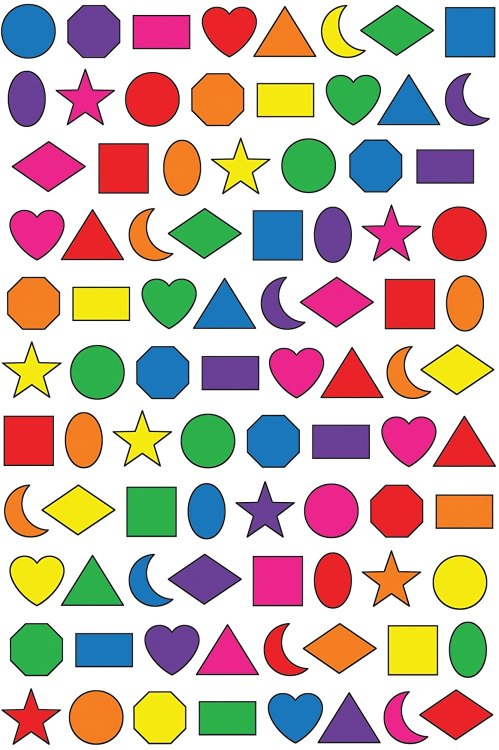
#> input picture res/shapes2.jpg, 998 x 1500 px (shown at 1/2 size)
$ python shapeDetection.py
#> lines starting #> are read from the running program, lines starting #| are printed output that depends on the picture; after the words box and inside, x2 and y2 are one past the last pixel; in counts of white or black regions, pixels touching at a corner belong together
import cv2
import numpy as np

def stackImages(scale, imgArray):
    rows = len(imgArray)
    cols = len(imgArray[0])
    rowsAvaliable = isinstance(imgArray[0], list)
    width = imgArray[0][0].shape[1]
    height = imgArray[0][0].shape[0]
    if rowsAvaliable:
        for x in range (0, rows):
            for y in range (0, cols):
                if imgArray[x][y].shape[:2] == imgArray[0][0].shape[:2]:
                    imgArray[x][y] = cv2.resize(imgArray[x][y], (0, 0), None, None)
                else:
                    imgArray[x][y] = cv2.resize(imgArray[x][y], (imgArray[0][0]))
                if len(imgArray[x][y].shape) == 2: imgArray[x][y] = cv2.cvtColor()


def getContours(img):
    contours, hierarchy = cv2.findContours(img, cv2.RETR_EXTERNAL, cv2.CHAIN_APPROX_NONE)
    for cnt in contours:
        area = cv2.contourArea(cnt)
        # print(area)
        if area > 400:
            cv2.drawContours(imgContour, cnt, -1, (255, 0, 0), 1)
            per = cv2.arcLength(cnt, True)
            # print(per)
            approx = cv2.approxPolyDP(cnt, 0.05 * per, True)
            print(len(approx))
            objCorners = len(approx)
            x, y, w, h = cv2.boundingRect(approx)

            if objCorners == 3:
                ObjectType = "Tri"
            elif objCorners == 4:
                aspRatio = w/float(h)
                if aspRatio > 0.95 and aspRatio < 1.5:
                    ObjectType = "Square"
                else:
                    ObjectType = "Rectangle"
            elif objCorners > 4:
                ObjectType =  "Circle"
            else:
                ObjectType = "None"


            cv2.rectangle(imgContour, (x, y), (x+w, y+h), (0, 255, 0), 2)
            cv2.putText(imgContour, ObjectType,
                        (x+(w//2) - 10, y+(h//2) - 10), cv2.FONT_HERSHEY_COMPLEX, 0.3, (0, 0, 0), 1)


img = cv2.imread("./res/shapes2.jpg")
#> img is the input picture: shape (1500, 998, 3); mean B, G, R 179.4, 187.4, 205.4
imgContour = img.copy()

imgGray = cv2.cvtColor(img, cv2.COLOR_BGR2GRAY)
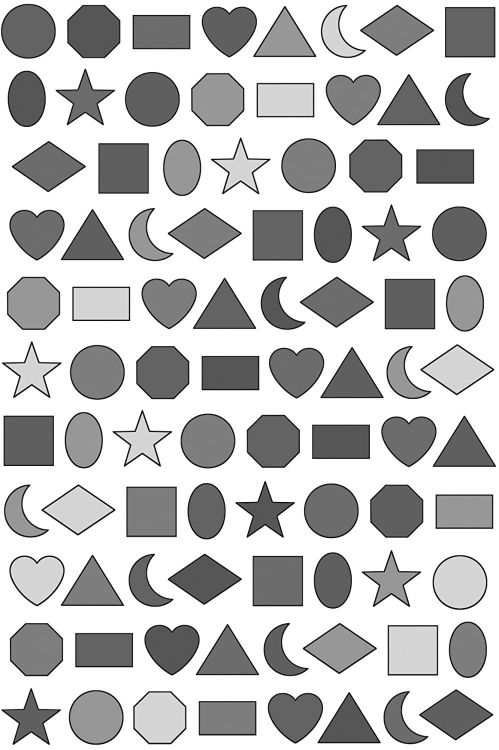
#> imgGray: shape (1500, 998) (shown at 1/2 size); min 0, max 255, mean 191.8
imgBlur = cv2.GaussianBlur(imgGray, (7, 7), 1)
imgCanny = cv2.Canny(imgBlur, 50, 50)
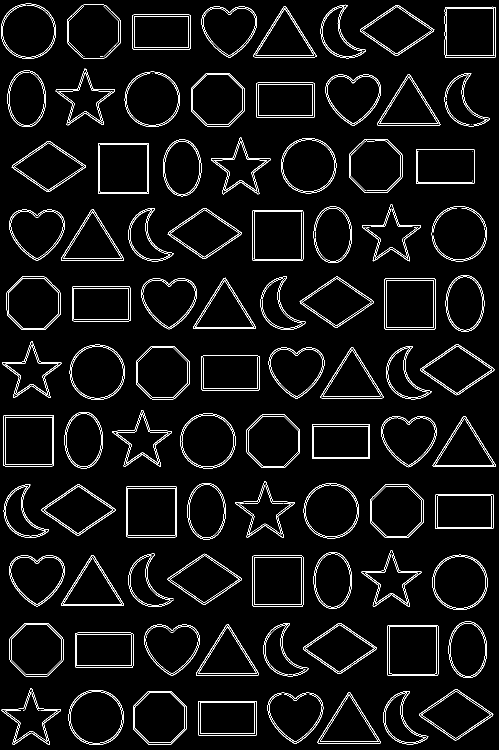
#> imgCanny: shape (1500, 998) (shown at 1/2 size); 4.4% white in thin lines or dots
getContours(imgCanny)
#> in getContours, `contours, hierarchy = cv2.findContours(img, cv2.RETR_EXTERNAL, cv2.CHA..`: contours = 95 contours, 8 with area under 20; largest, box (x1, y1, x2, y2) and area: (769, 557, 871, 659) 10199, (196, 286, 298, 388) 10195, (775, 1250, 877, 1352) 10194, (505, 1111, 607, 1213) 10192, (252, 973, 354, 1075) 10192
#> the loop in getContours, `for cnt in contours:` made 95 passes
#> (area, per, approx, objCorners, x, y, w, h) on passes 1, 2, 5, 6, 7, 9, 10: (7826, 367.7, [[397, 1402], [397, 1470], [512, 1470], [512, 1402]], 4, 397, 1402, 116, 69), (8141.5, 359.5, [[551, 1388], [539, 1435], [593, 1486], [644, 1404]], 4, 539, 1388, 106, 99), (9439, 354.5, [[296, 1382], [267, 1459], [342, 1488], [372, 1412]], 4, 267, 1382, 106, 107), (9558, 365.4, [[182, 1380], [138, 1447], [201, 1489], [246, 1422]], 4, 138, 1380, 109, 110), (7870, 382, [[915, 1379], [838, 1428], [909, 1480], [986, 1428]], 4, 838, 1379, 149, 102), (7990.5, 367.1, [[150, 1266], [151, 1334], [265, 1334], [265, 1266]], 4, 150, 1266, 116, 69), (10193.5, 401.1, [[776, 1250], [775, 1350], [875, 1350], [875, 1250]], 4, 775, 1250, 101, 101)
#> (area, per, approx, objCorners, x, y, w, h) on passes 3, 12, 20, 42, 51, 60: (6719, 381.4, [[635, 1483], [760, 1486], [699, 1384]], 3, 635, 1384, 126, 103), (6747, 381.4, [[517, 1346], [455, 1248], [392, 1350]], 3, 392, 1248, 126, 103), (6690, 380.5, [[122, 1208], [247, 1211], [186, 1110]], 3, 122, 1110, 126, 102), (6713, 381.4, [[865, 930], [991, 933], [930, 832]], 3, 865, 832, 127, 102), (6754.5, 380.8, [[641, 792], [766, 795], [705, 694]], 3, 641, 694, 126, 102), (6695.5, 381.9, [[511, 653], [450, 555], [386, 657]], 3, 386, 555, 126, 103)
#| 4
#| 4
#| 3
#| 5
#| 4
#| 4
#| 4
#| 8
#> (further printed lines are left out)
#> after the loop in getContours, `for cnt in contours:`:
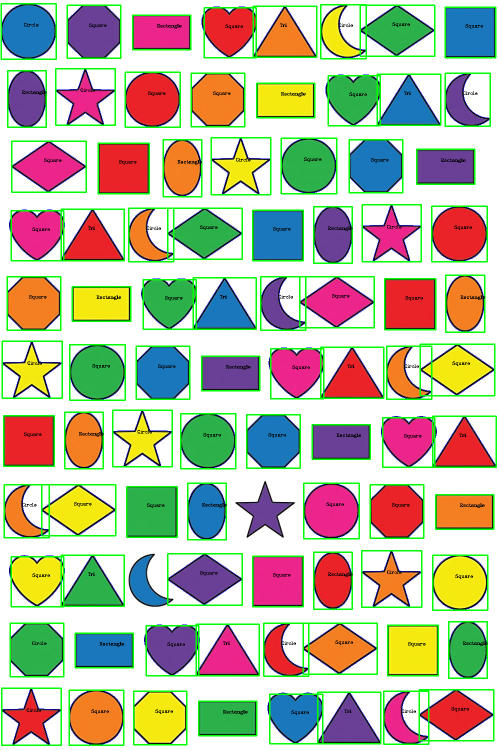
#> imgContour: shape (1500, 998, 3) (shown at 1/2 size); 8.77% of pixels changed, all inside (x1, y1, x2, y2) = (1, 6, 994, 1492)

imgBlank = np.zeros_like(img)
cv2.imshow("Original", img)
cv2.imshow("Grey", imgGray)
cv2.imshow("Blur", imgBlur)
cv2.imshow("Blank", imgBlank)
cv2.imshow("Canny", imgCanny)
cv2.imshow("Contours", imgContour)

cv2.waitKey(0)

$ run again, with res/shapes.jpg copied over res/shapes2.jpg
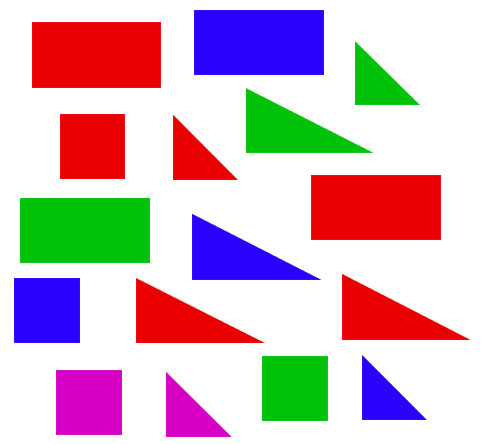
#> input picture res/shapes.jpg, 482 x 444 px
#> img is the input picture: shape (444, 482, 3); mean B, G, R 193.6, 181.4, 209
#> `imgCanny = cv2.Canny(imgBlur, 50, 50)`:
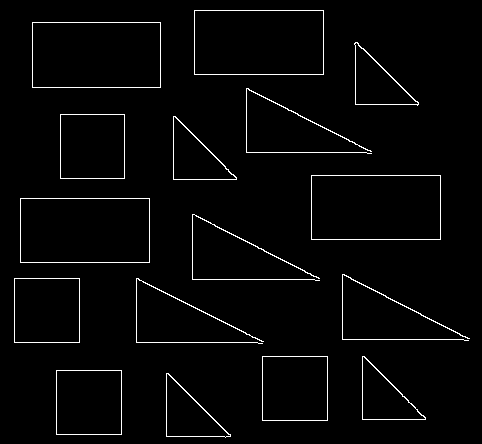
#> imgCanny: shape (444, 482); 2.4% white in thin lines or dots
#> contours = 16 contours; largest, box (x1, y1, x2, y2) and area: (32, 22, 161, 88) 8320, (20, 198, 150, 263) 8256, (311, 175, 441, 240) 8256, (194, 10, 324, 75) 8256, (56, 370, 122, 435) 4160
#> the loop in getContours, `for cnt in contours:` made 16 passes
#> (area, per, approx, objCorners, x, y, w, h) on passes 2, 4, 6, 9, 10: (4160, 258, [[56, 370], [56, 434], [121, 434], [121, 370]], 4, 56, 370, 66, 65), (4160, 258, [[262, 356], [262, 420], [327, 420], [327, 356]], 4, 262, 356, 66, 65), (4160, 258, [[14, 278], [14, 342], [79, 342], [79, 278]], 4, 14, 278, 66, 65), (8256, 386, [[20, 198], [20, 262], [149, 262], [149, 198]], 4, 20, 198, 130, 65), (8256, 386, [[311, 175], [311, 239], [440, 239], [440, 175]], 4, 311, 175, 130, 65)
#> (printed output is left out)
#> after the loop in getContours, `for cnt in contours:`:
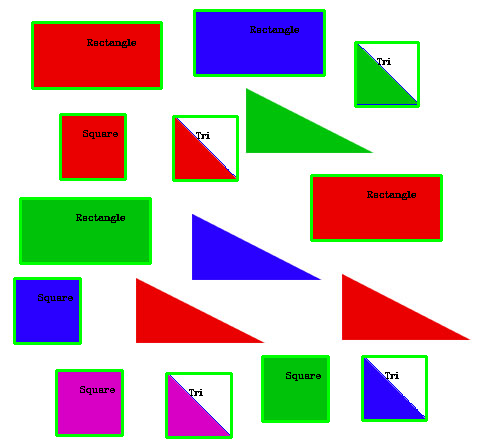
#> imgContour: shape (444, 482, 3); 5.79% of pixels changed, all inside (x1, y1, x2, y2) = (13, 9, 443, 439)
